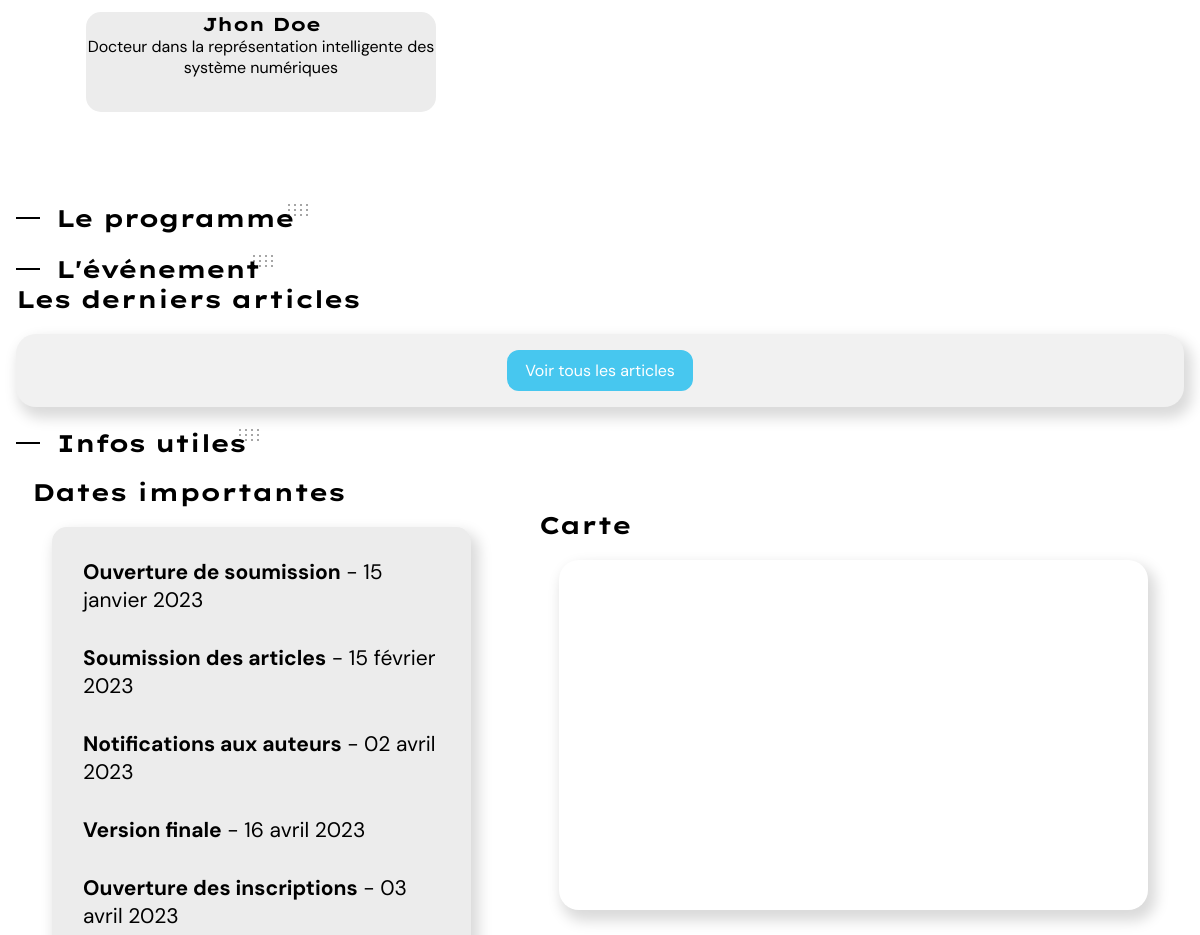
Before: / (middle part) with the older database file.
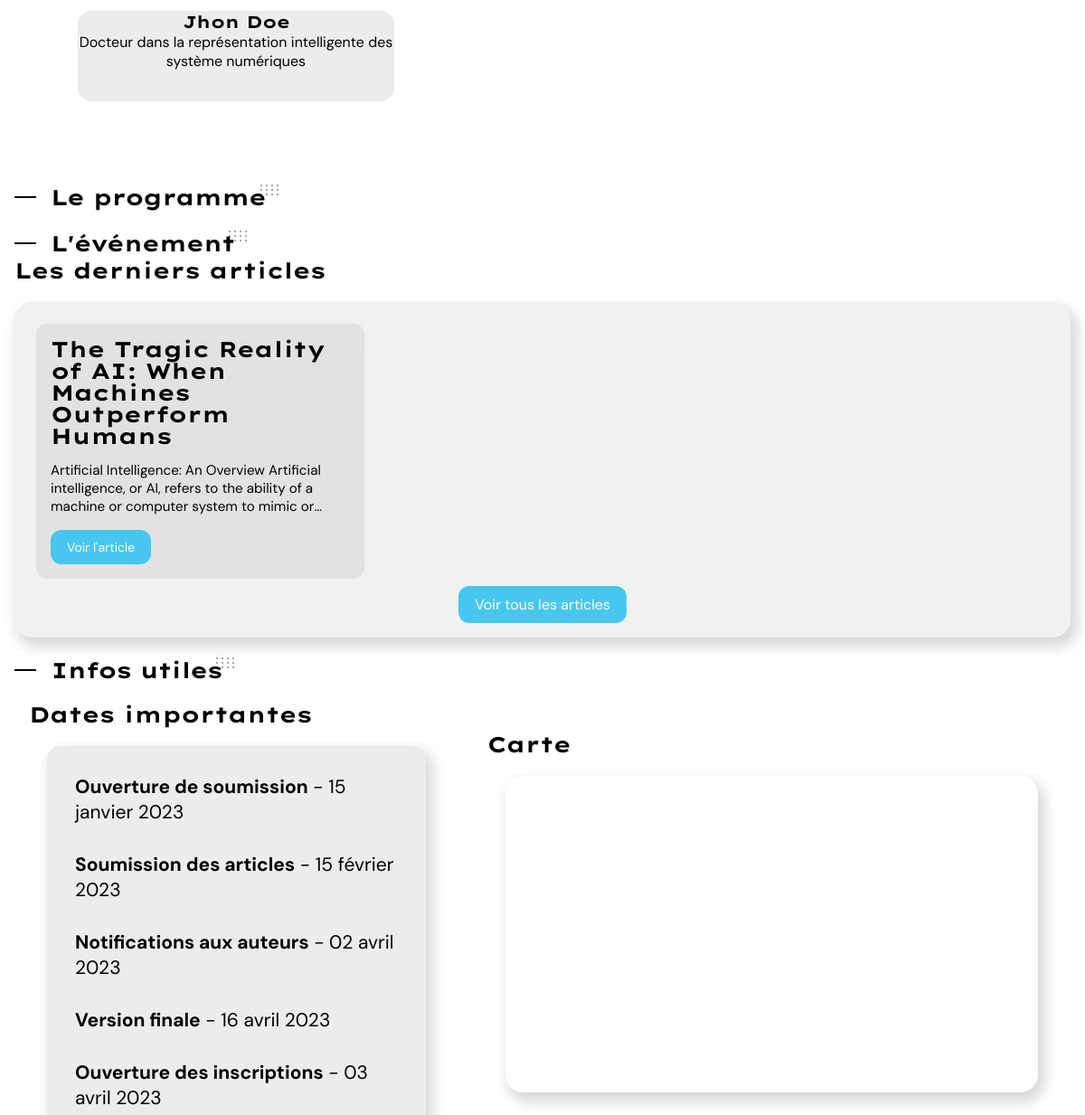
After: the same page with the newer database file.
### tables this page shows
CREATE TABLE IF NOT EXISTS `written` (
  `writtenId` int NOT NULL AUTO_INCREMENT,
  `writtenDate` datetime NOT NULL DEFAULT CURRENT_TIMESTAMP,
  `writtenUserId` int NOT NULL,
  `writtenArticleId` int NOT NULL,
  `writtenStatus` varchar(32) NOT NULL DEFAULT 'pending',
  PRIMARY KEY (`writtenId`),
  KEY `written_by` (`writtenUserId`),
  KEY `written_article` (`writtenArticleId`)
);

CREATE TABLE IF NOT EXISTS `articles` (
  `articleId` int NOT NULL AUTO_INCREMENT,
  `articleTitle` varchar(512) NOT NULL,
  `articleText` text NOT NULL,
  PRIMARY KEY (`articleId`)
);

### index.php (the view, shortened to what this page needs)
<?php
include_once 'config/config.php';
?>
<!DOCTYPE html>
<html lang="fr">
<head>
   <link rel=" stylesheet" href="assets/style/style.css" />
</head>
<body class="home">
   <br /><br /><br />
   <div class="container">
      <br />
      <section id="intervenants">
         <div class="container" style="padding: 50px; text-align: center; display:flex; flex-wrap:wrap; flex-direction:row;">
            <div id="card_intervenant">
               <h3>Jhon Doe</h3>
               <p>Docteur dans la représentation
                  intelligente des système numériques </p>
            </div>
         </div>
      </section>
      <br />
      <section id="programme">
         <h1>Le programme</h1>
      </section>
      <br />
      <section id="evenement">
         <h1>L'événement</h1>
         <h2>Les derniers articles</h2>
         <div id="articles_container" class="container articles_container">
            <div id="articles">
               <?php
               $sql = "SELECT * FROM articles, written WHERE articles.articleId = written.writtenArticleId ORDER BY written.writtenDate DESC";
               $stmt = $pdo->prepare($sql);
               $stmt->execute();
               $articles = $stmt->fetchAll(PDO::FETCH_ASSOC);
               if (!empty($stmt)) {
                  if (count($articles) < 3) {
                     for ($i = 0; $i < count($articles); $i++) {
                        echo '<div class="article">';
                        echo '<div class="card">';
                        echo '<div class="card-body">';
                        echo '<h5 class="card-title">' . $articles[$i]['articleTitle'] . '</h5>';
                        echo '<div class="card-text">' . $articles[$i]['articleText'] . '</div>';
                        echo '<a href="article?id=' . $articles[$i]['articleId'] . '" class="btn btn-blue card-link">Voir l\'article</a>';
                        echo '</div>';
                        echo '</div>';
                        echo '</div>';
                     }
                  }
               } else {
                  echo "Il n'y a aucun article pour le moment.";
               }
               ?>
            </div>
            <a class="btn btn-blue margin-auto" href="articles.php">Voir tous les articles</a>
         </div>
      </section>
      <br />
      <section id="utiles">
         <h1>Infos utiles</h1>
         <div class="container d-flex row align-center more-infos">
            <div id="dates">
               <h2>Dates importantes</h2>
               <div id="dates_importantes">
                  <div class="dadates">
                     <p class="p_dates"><b>Ouverture de soumission</b> - 15 janvier 2023</p>
                     <p class="p_dates"><b>Soumission des articles</b> - 15 février 2023</p>
                     <p class="p_dates"><b>Notifications aux auteurs</b> - 02 avril 2023</p>
                     <p class="p_dates"><b>Version finale</b> - 16 avril 2023</p>
                     <p class="p_dates"><b>Ouverture des inscriptions</b> - 03 avril 2023</p>
                  </div>
               </div>
            </div>
            <div id="carte">
               <h2>Carte</h2>
               <iframe class="emplacement_map" src="https://www.google.com/maps/embed?pb=!1m14!1m8!1m3!1d46611.73923899836!2d6.005719507128119!3d43.099603312579895!3m2!1i1024!2i768!4f13.1!3m3!1m2!1s0x0%3A0x77c8a07f5a809fbd!2sVillage%20Club%20Mil%C3%A9ade%20Carqueiranne!5e0!3m2!1sfr!2sfr!4v1669663331592!5m2!1sfr!2sfr" style="border:0;" allowfullscreen="" loading="lazy"></iframe>
            </div>
         </div>
      </section>
   </div>
</body>
</html>

Changed rows visible on the page:
added written: writtenArticleId.articleTitle "The Tragic Reality of AI: When Machines Outperform Humans", writtenArticleId.articleText "Artificial Intelligence: An Overview Artificial intelligence, or AI, refers to the ability of a machine or computer system to mimic…"
